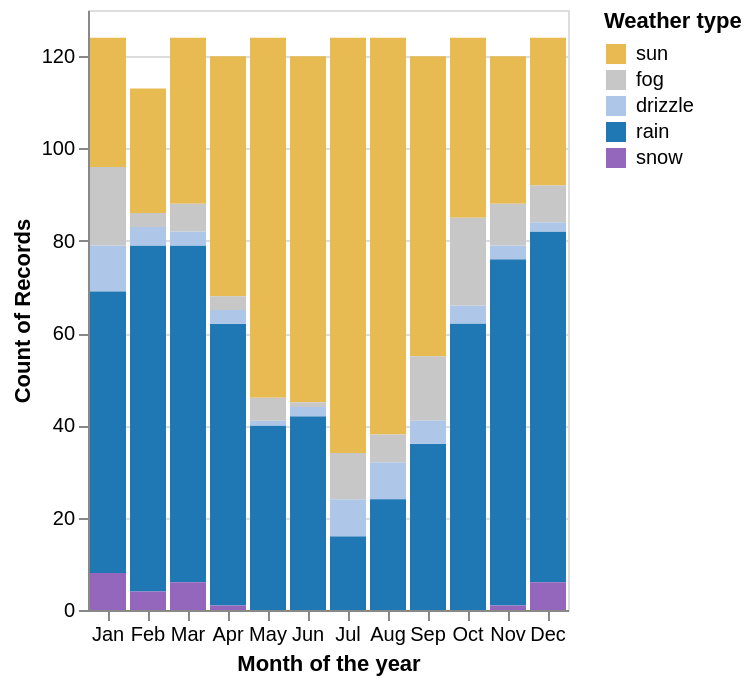

The Vega-Lite source for this figure:
### Vega-Lite specification from a JSON file in a GitHub repository (floating-point values rounded to 4 significant figures; data arrays with more than 128 entries replaced by an {"elided": "..."} marker saying what was removed)
{"$schema": "https://vega.github.io/schema/vega-lite/v4.json", "data": {"values": {"elided": "1461 records"}}, "mark": "bar", "encoding": {"x": {"timeUnit": "month", "field": "date", "type": "ordinal", "title": "Month of the year"}, "y": {"aggregate": "count", "type": "quantitative"}, "color": {"field": "weather", "type": "nominal", "scale": {"domain": ["sun", "fog", "drizzle", "rain", "snow"], "range": ["#e7ba52", "#c7c7c7", "#aec7e8", "#1f77b4", "#9467bd"]}, "title": "Weather type"}}}
